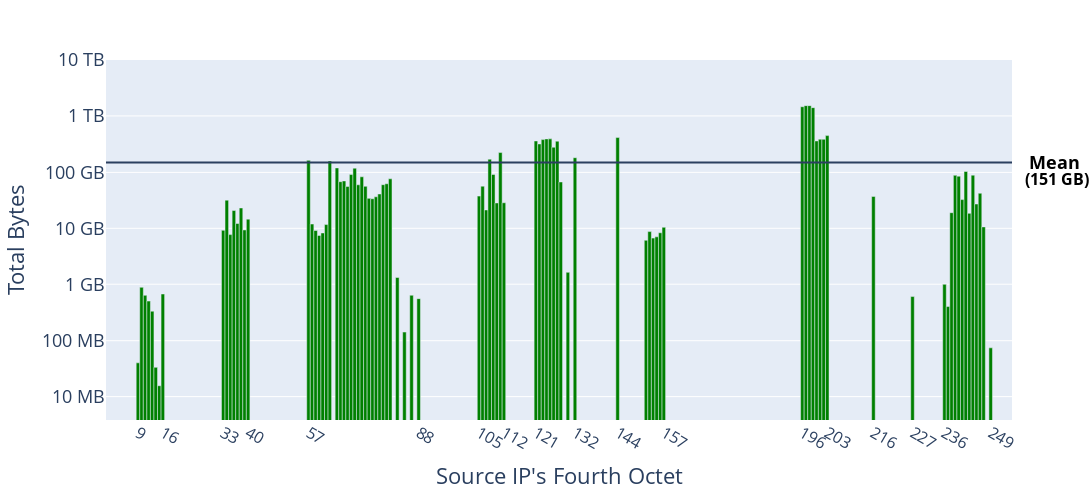

The notebook cell saved with this chart:
### Code cell
df_apr = df_original.loc[(df_original["SourceSubnet"] == 160) & 
                         (df_original["Week"] == 'Apr 2020')].sort_values('SourceIP')

min_bytes = 4000000
max_bytes = 11000000000000
mean_bytes = df_apr["TotalBytes"].mean()

figa = px.bar(df_apr, x="SourceIP", y="TotalBytes", range_x=[0,255], range_y=[min_bytes, max_bytes], log_y=True,
            width=1600, height=500)
figa.update_layout(font_size=18)
figa.update_traces(width=1, marker_color='green')
figa.add_hline(mean_bytes)

figa.update_yaxes(title="Total Bytes", tickvals=[10485760, 104857600, 1073741824, 10737418240, 
                                                107374182400, 1099511627776, 10995116277760],
                 ticktext=["10 MB", "100 MB", "1 GB", "10 GB", "100 GB", "1 TB", "10 TB"])

figa.update_xaxes(title="Source IP's Fourth Octet", tickfont={"size": 16},
                 tickvals=[9, 16, 33, 40, 57, 88, 105, 112, 121, 132, 144, 157, 196, 203, 216, 227, 236, 249])

figa.add_annotation(text='<b>' + "Mean" + '</b>', x=255, y=math.log10(mean_bytes), showarrow=False,
                    font_size=18, font_color='black', align="right", xshift=42)
figa.add_annotation(text='<b>' + "(" + str(round(mean_bytes/1073741824)) + " GB)" + '</b>', x=255, 
                    y=math.log10(mean_bytes)-0.3, showarrow=False, font_size=16, font_color='black', 
                    align="right", xshift=45)

figa.show()

### Figure 1 — Plotly figure (JSON) as saved in the notebook; plotly's stock layout.template omitted (floating-point values rounded to 4 significant figures)
{"data": [{"alignmentgroup": "True", "hovertemplate": "SourceIP=%{x}<br>TotalBytes=%{y}<extra></extra>", "legendgroup": "", "marker": {"color": "green", "pattern": {"shape": ""}}, "name": "", "offsetgroup": "", "orientation": "v", "showlegend": false, "textposition": "auto", "type": "bar", "width": 1, "x": [9, 10, 11, 12, 13, 14, 15, 16, 33, 34, 35, 36, 37, 38, 39, 40, 57, 58, 59, 60, 61, 62, 63, 65, 66, 67, 68, 69, 70, 71, 72, 73, 74, 75, 76, 77, 78, 79, 80, 82, 84, 86, 88, 105, 106, 107, 108, 109, 110, 111, 112, 121, 122, 123, 124, 125, 126, 127, 128, 130, 132, 144, 152, 153, 154, 155, 156, 157, 196, 197, 198, 199, 200, 201, 202, 203, 216, 227, 236, 237, 238, 239, 240, 241, 242, 243, 244, 245, 246, 247, 249], "xaxis": "x", "y": [42146739, 945282493, 679617487, 536078310, 353139218, 35009470, 16415806, 717075294, 9884869995, 34250668057, 8278218270, 22320310623, 13093674100, 24796990313, 10032703194, 15670051945, 176240895995, 12798383131, 9799890242, 8005831040, 8858258981, 12525775871, 171734796376, 129178240456, 73223164816, 75490444051, 60279817162, 98266261191, 127793653212, 64465986614, 89608131989, 60557490090, 36839027584, 36292317101, 39297552935, 44168425855, 64690923846, 67190987464, 82477155521, 1415665114, 149658448, 681299476, 592712767, 40450935742, 60944236949, 22878193273, 185258648752, 98692359211, 30510745540, 243197248299, 30767953014, 391637238364, 346811377927, 414563254455, 426807541200, 427242476175, 302337059959, 388780216129, 72434535641, 1750935860, 196595243967, 450996850603, 6553608636, 9380646704, 7169117891, 7558495783, 8938034313, 11198481483, 1605813579044, 1678594973616, 1679230459133, 1546503830954, 392319780856, 420992817726, 419730172678, 488397407753, 39939101089, 645645628, 1068884622, 427708009, 20428516141, 95305273347, 91969003942, 35040895929, 111464234719, 19899731225, 95929830761, 29224251546, 45487442204, 11384766751, 78201356], "yaxis": "y"}], "layout": {"annotations": [{"align": "right", "font": {"color": "black", "size": 18}, "showarrow": false, "text": "<b>Mean</b>", "x": 255, "xshift": 42, "y": 11.21}, {"align": "right", "font": {"color": "black", "size": 16}, "showarrow": false, "text": "<b>(151 GB)</b>", "x": 255, "xshift": 45, "y": 10.91}], "barmode": "relative", "font": {"size": 18}, "height": 500, "legend": {"tracegroupgap": 0}, "margin": {"t": 60}, "shapes": [{"type": "line", "x0": 0, "x1": 1, "xref": "x domain", "y0": 161600000000.0, "y1": 161600000000.0, "yref": "y"}], "width": 1600, "xaxis": {"anchor": "y", "domain": [0, 1], "range": [0, 255], "tickfont": {"size": 16}, "tickvals": [9, 16, 33, 40, 57, 88, 105, 112, 121, 132, 144, 157, 196, 203, 216, 227, 236, 249], "title": {"text": "Source IP's Fourth Octet"}}, "yaxis": {"anchor": "x", "domain": [0, 1], "range": [6.602, 13.04], "ticktext": ["10 MB", "100 MB", "1 GB", "10 GB", "100 GB", "1 TB", "10 TB"], "tickvals": [10485760, 104857600, 1073741824, 10737418240, 107374182400, 1099511627776, 10995116277760], "title": {"text": "Total Bytes"}, "type": "log"}}}
